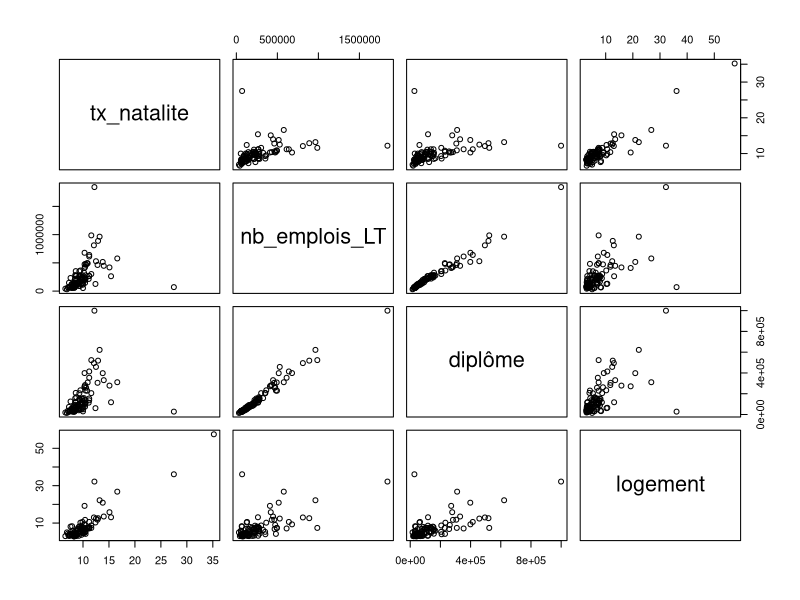
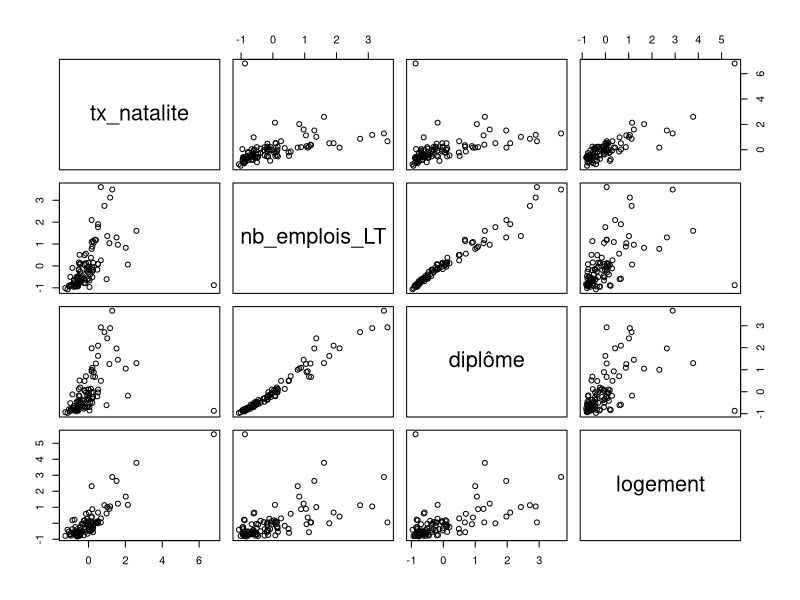
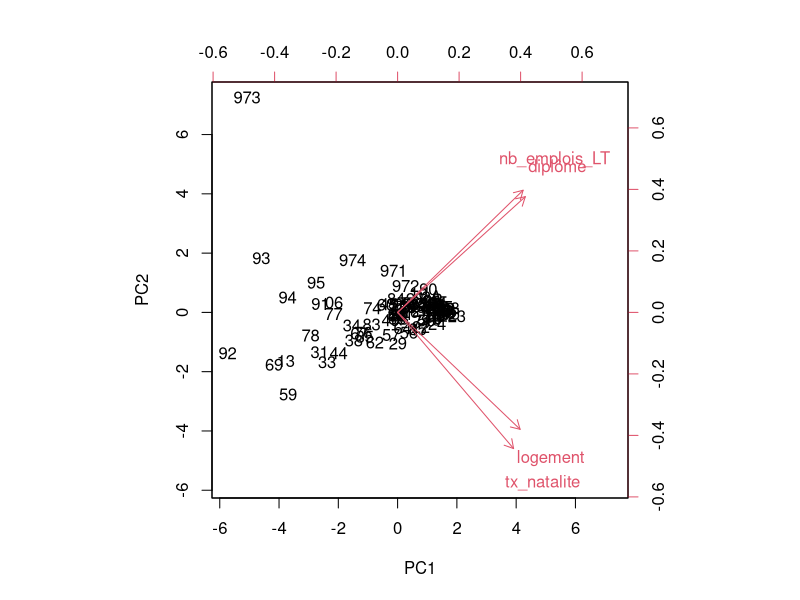

Here is the R script that generated these plots, in order:
## ---- chunk 1
knitr::opts_chunk$set(echo = TRUE)
## ---- chunk 2
data <- read.csv("data/data.csv", encoding = "UTF-8", dec = ",")
str(data)
# rownames
rownames(data) <- data [,1]
data <- data [,3:6]
pairs(data)
## ---- chunk 3
summary(data)
rownames(data)
# Suppression de Paris... voire d'autres dpts ?
data <- data [-76,]
## ---- chunk 4
# suppression des NA
data[is.na(data$nb_emplois_LT ),]
data[is.na(data$diplôme ),]
data <- data [!is.na(data$nb_emplois_LT)|!is.na(data$diplôme),]
coeffVariation <- function (x) {mean(x)/sd(x)}
coeff <- sapply(data, coeffVariation)
sd <- sapply(data, sd)
moy <- sapply(data, mean)
tab <- cbind(moy,sd, coeff)
round(tab,0)
## ---- chunk 5
data_cr <- scale (data)
pairs(data_cr)
## ---- chunk 6
acp <- prcomp(data_cr)
# par défaut direction négative on inverse
acp$rotation <- -1 * acp$rotation
acp$rotation
## ---- chunk 7
acp$sdev^2 / sum(acp$sdev^2)
## ---- chunk 8
head(acp$x*-1)
biplot(acp, scale = 0)
